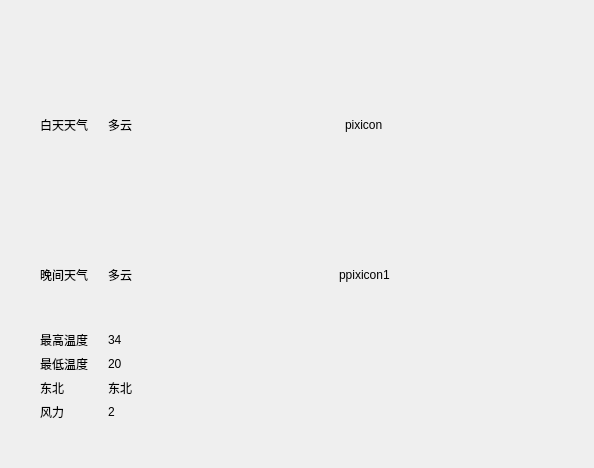
<?xml version="1.0" encoding="UTF-8"?>
<ui version="4.0">
 <class>Form</class>
 <widget class="QWidget" name="Form">
  <property name="geometry">
   <rect>
    <x>0</x>
    <y>0</y>
    <width>594</width>
    <height>468</height>
   </rect>
  </property>
  <property name="windowTitle">
   <string>Form</string>
  </property>
  <widget class="QWidget" name="gridLayoutWidget">
   <property name="geometry">
    <rect>
     <x>40</x>
     <y>30</y>
     <width>511</width>
     <height>391</height>
    </rect>
   </property>
   <layout class="QGridLayout" name="gridLayout" rowstretch="6,0,0,0,0,0" columnstretch="1,1,6">
    <item row="2" column="0">
     <widget class="QLabel" name="label_5">
      <property name="text">
       <string>最高温度</string>
      </property>
     </widget>
    </item>
    <item row="5" column="0">
     <widget class="QLabel" name="label_8">
      <property name="text">
       <string>风力</string>
      </property>
     </widget>
    </item>
    <item row="1" column="0">
     <widget class="QLabel" name="label_3">
      <property name="text">
       <string>晚间天气</string>
      </property>
     </widget>
    </item>
    <item row="1" column="1">
     <widget class="QLabel" name="label_4">
      <property name="text">
       <string>多云</string>
      </property>
     </widget>
    </item>
    <item row="3" column="0">
     <widget class="QLabel" name="label_6">
      <property name="text">
       <string>最低温度</string>
      </property>
     </widget>
    </item>
    <item row="0" column="0">
     <widget class="QLabel" name="label_2">
      <property name="text">
       <string>白天天气</string>
      </property>
     </widget>
    </item>
    <item row="4" column="0">
     <widget class="QLabel" name="label_7">
      <property name="text">
       <string>东北</string>
      </property>
     </widget>
    </item>
    <item row="0" column="2">
     <layout class="QVBoxLayout" name="verticalLayout">
      <item>
       <spacer name="verticalSpacer">
        <property name="orientation">
         <enum>Qt::Vertical</enum>
        </property>
        <property name="sizeHint" stdset="0">
         <size>
          <width>20</width>
          <height>40</height>
         </size>
        </property>
       </spacer>
      </item>
      <item>
       <layout class="QHBoxLayout" name="horizontalLayout">
        <item>
         <spacer name="horizontalSpacer_2">
          <property name="orientation">
           <enum>Qt::Horizontal</enum>
          </property>
          <property name="sizeHint" stdset="0">
           <size>
            <width>0</width>
            <height>0</height>
           </size>
          </property>
         </spacer>
        </item>
        <item>
         <widget class="QLabel" name="label_9">
          <property name="text">
           <string>pixicon</string>
          </property>
         </widget>
        </item>
        <item>
         <spacer name="horizontalSpacer">
          <property name="orientation">
           <enum>Qt::Horizontal</enum>
          </property>
          <property name="sizeHint" stdset="0">
           <size>
            <width>40</width>
            <height>20</height>
           </size>
          </property>
         </spacer>
        </item>
       </layout>
      </item>
      <item>
       <spacer name="verticalSpacer_2">
        <property name="orientation">
         <enum>Qt::Vertical</enum>
        </property>
        <property name="sizeHint" stdset="0">
         <size>
          <width>20</width>
          <height>40</height>
         </size>
        </property>
       </spacer>
      </item>
     </layout>
    </item>
    <item row="0" column="1">
     <widget class="QLabel" name="label">
      <property name="text">
       <string>多云</string>
      </property>
     </widget>
    </item>
    <item row="1" column="2">
     <layout class="QVBoxLayout" name="verticalLayout_2">
      <item>
       <spacer name="verticalSpacer_3">
        <property name="orientation">
         <enum>Qt::Vertical</enum>
        </property>
        <property name="sizeHint" stdset="0">
         <size>
          <width>20</width>
          <height>40</height>
         </size>
        </property>
       </spacer>
      </item>
      <item>
       <layout class="QHBoxLayout" name="horizontalLayout_2">
        <item>
         <spacer name="horizontalSpacer_4">
          <property name="orientation">
           <enum>Qt::Horizontal</enum>
          </property>
          <property name="sizeHint" stdset="0">
           <size>
            <width>40</width>
            <height>20</height>
           </size>
          </property>
         </spacer>
        </item>
        <item>
         <widget class="QLabel" name="label_10">
          <property name="text">
           <string>ppixicon1</string>
          </property>
         </widget>
        </item>
        <item>
         <spacer name="horizontalSpacer_3">
          <property name="orientation">
           <enum>Qt::Horizontal</enum>
          </property>
          <property name="sizeHint" stdset="0">
           <size>
            <width>40</width>
            <height>20</height>
           </size>
          </property>
         </spacer>
        </item>
       </layout>
      </item>
      <item>
       <spacer name="verticalSpacer_4">
        <property name="orientation">
         <enum>Qt::Vertical</enum>
        </property>
        <property name="sizeHint" stdset="0">
         <size>
          <width>20</width>
          <height>40</height>
         </size>
        </property>
       </spacer>
      </item>
     </layout>
    </item>
    <item row="2" column="1">
     <widget class="QLabel" name="label_11">
      <property name="text">
       <string>34</string>
      </property>
     </widget>
    </item>
    <item row="3" column="1">
     <widget class="QLabel" name="label_12">
      <property name="text">
       <string>20</string>
      </property>
     </widget>
    </item>
    <item row="4" column="1">
     <widget class="QLabel" name="label_13">
      <property name="text">
       <string>东北</string>
      </property>
     </widget>
    </item>
    <item row="5" column="1">
     <widget class="QLabel" name="label_14">
      <property name="text">
       <string>2</string>
      </property>
     </widget>
    </item>
   </layout>
  </widget>
 </widget>
 <resources/>
 <connections/>
</ui>
